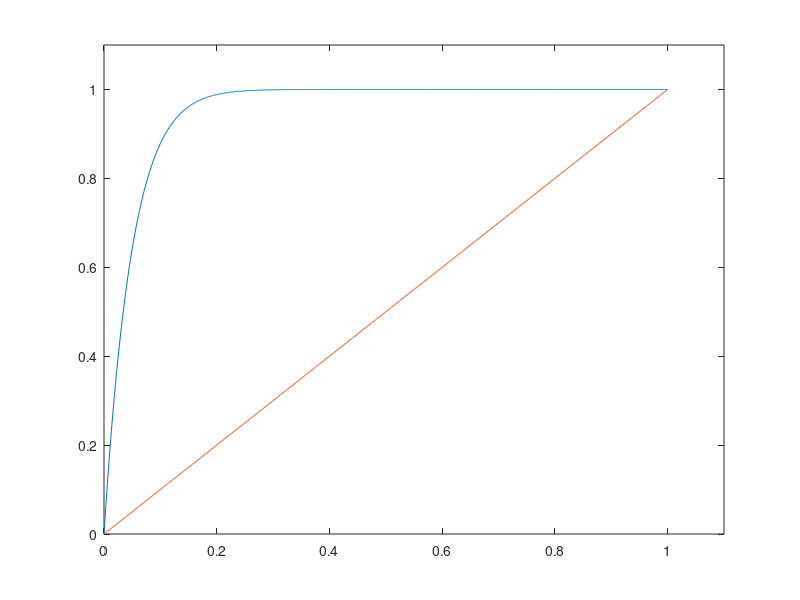

This figure's MATLAB source:
%% Introduction
% 20131217 Lab 12:40
% 20131217 Lab 16:40
times = 20;
x = 0: 0.001: 1;
y = 1 - (1-x).^(times);
x1 = x;
y1 = x1;
% A naive plot
plot(x,y)
axis([0,1.1,0,1.1])
hold on;
plot(x1, y1)

